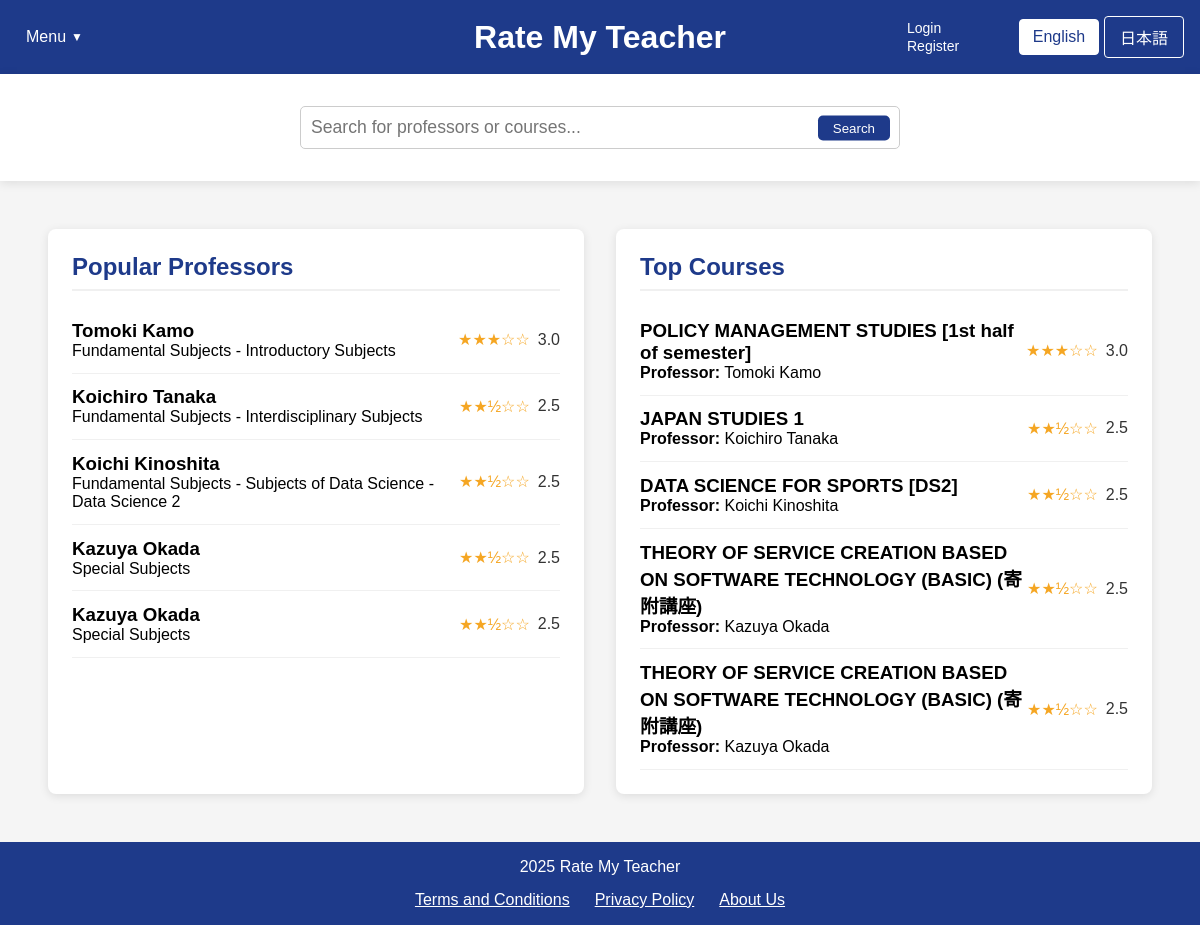
Page /home_dbutil.php on the earlier database version.
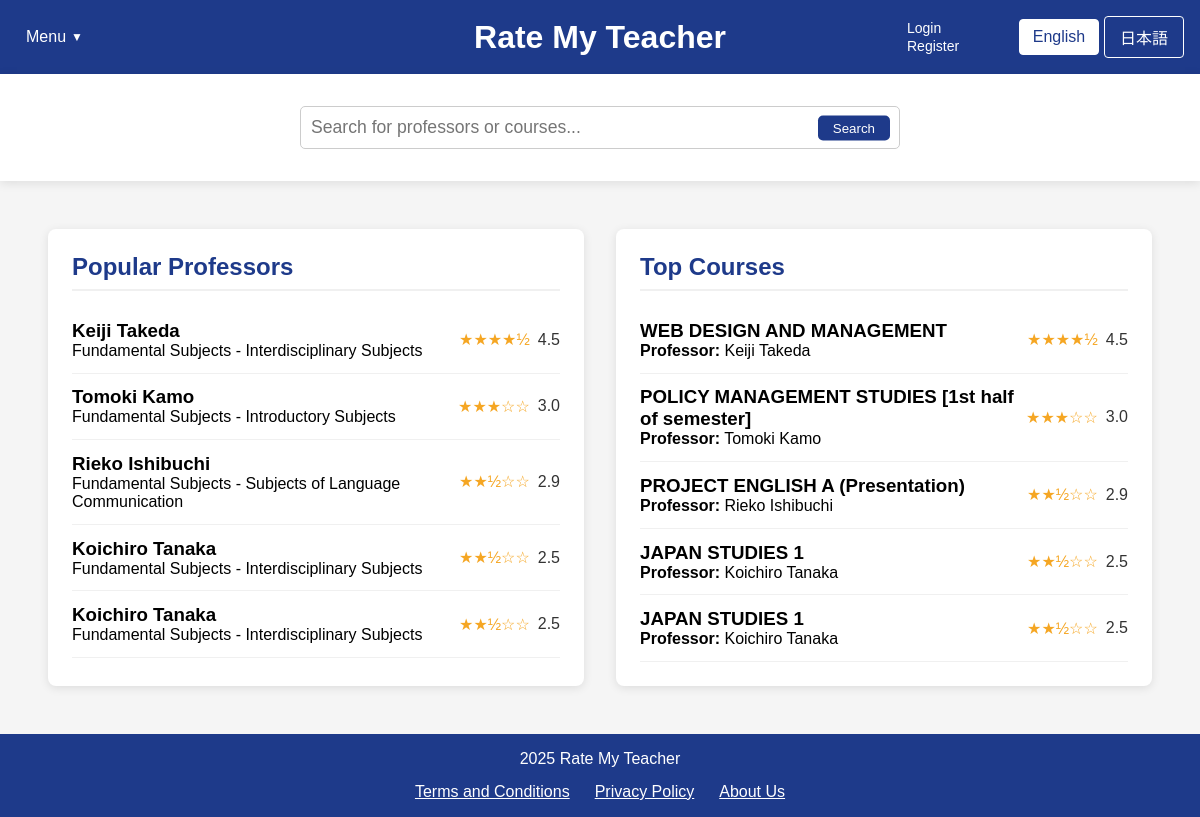
Same page on the later database version.
### tables this page shows
CREATE TABLE professors (
        id INTEGER PRIMARY KEY AUTOINCREMENT,
        name TEXT NOT NULL,
        department TEXT,
        bio TEXT,
        avg_content_quality REAL DEFAULT 0,
        avg_difficulty REAL DEFAULT 0,
        overall_rating REAL DEFAULT 0,
        review_count INTEGER DEFAULT 0
    );

CREATE TABLE courses (
        id INTEGER PRIMARY KEY AUTOINCREMENT,
        name TEXT NOT NULL,
        course_code TEXT,
        description TEXT,
        professor_id INTEGER,
        semester TEXT,
        avg_content_quality REAL DEFAULT 0,
        avg_difficulty REAL DEFAULT 0,
        overall_rating REAL DEFAULT 0,
        review_count INTEGER DEFAULT 0,
        FOREIGN KEY (professor_id) REFERENCES professors(id) ON DELETE SET NULL
    );

### home_dbutil.php (the view, shortened to what the changed rows need)
<?php
$isLoggedIn = isset($_SESSION["loggedin"]) && $_SESSION["loggedin"] === true;
require_once 'config.php';
function getTopProfessors($limit = 5) {
    global $conn;
    $professors = [];
    try {
        $ratingCount = 0;
        $ratingCheckResult = $conn->query("SELECT COUNT(*) as count FROM ratings");
        if ($ratingCheckResult) {
            $ratingCountRow = $ratingCheckResult->fetchArray(SQLITE3_ASSOC);
            $ratingCount = $ratingCountRow['count'];
        }
        if ($ratingCount > 0) {
            $hasProfRatingColumns = false;
            $columnsResult = $conn->query("PRAGMA table_info(professors)");
            while ($col = $columnsResult->fetchArray(SQLITE3_ASSOC)) {
                if ($col['name'] === 'avg_content_quality' || $col['name'] === 'overall_rating') {
                    $hasProfRatingColumns = true;
                    break;
                }
            }
            if ($hasProfRatingColumns) {
                $stmt = $conn->prepare("
                    SELECT id, name, department,
                           COALESCE(overall_rating, (avg_content_quality + avg_difficulty) / 2) as avg_rating,
                           COALESCE(avg_content_quality, 0) as avg_content_quality,
                           COALESCE(avg_difficulty, 0) as avg_difficulty,
                           COALESCE(review_count, 0) as review_count
                    FROM professors
                    WHERE COALESCE(review_count, 0) > 0
                    ORDER BY avg_rating DESC, review_count DESC
                    LIMIT :limit
                ");
            }
            $stmt->bindValue(':limit', $limit, SQLITE3_INTEGER);
            $result = $stmt->execute();
            while ($row = $result->fetchArray(SQLITE3_ASSOC)) {
                if (isset($row['avg_rating']) && $row['avg_rating'] !== null) {
                    $row['avg_rating'] = number_format((float)$row['avg_rating'], 1);
                } else {
                    $row['avg_rating'] = "N/A";
                }
                $professors[] = $row;
            }
        }
    } catch (Exception $e) {
        error_log("Error fetching top professors: " . $e->getMessage());
    }
    return $professors;
}
function getTopCourses($limit = 5) {
    global $conn;
    $courses = [];
    try {
        $ratingCount = 0;
        $ratingCheckResult = $conn->query("SELECT COUNT(*) as count FROM ratings");
        if ($ratingCheckResult) {
            $ratingCountRow = $ratingCheckResult->fetchArray(SQLITE3_ASSOC);
            $ratingCount = $ratingCountRow['count'];
        }
        if ($ratingCount > 0) {
            $hasCourseRatingColumns = false;
            $columnsResult = $conn->query("PRAGMA table_info(courses)");
            while ($col = $columnsResult->fetchArray(SQLITE3_ASSOC)) {
                if ($col['name'] === 'avg_content_quality') {
                    $hasCourseRatingColumns = true;
                    break;
                }
            }
            if ($hasCourseRatingColumns) {
                $stmt = $conn->prepare("
                    SELECT c.id, c.name as course_name, c.course_code,
                        COALESCE(c.avg_content_quality, 0) as avg_content_quality,
                        COALESCE(c.avg_difficulty, 0) as avg_difficulty,
                        (COALESCE(c.avg_content_quality, 0) + (5 - COALESCE(c.avg_difficulty, 0))) / 2 as avg_rating,
                        COALESCE(c.review_count, 0) as review_count,
                        p.name as professor_name
                    FROM courses c
                    LEFT JOIN professors p ON c.professor_id = p.id
                    WHERE COALESCE(c.review_count, 0) > 0
                    ORDER BY avg_rating DESC, review_count DESC
                    LIMIT :limit
                ");
            }
            $stmt->bindValue(':limit', $limit, SQLITE3_INTEGER);
            $result = $stmt->execute();
            while ($row = $result->fetchArray(SQLITE3_ASSOC)) {
                if (isset($row['avg_rating']) && $row['avg_rating'] !== null) {
                    $row['avg_rating'] = number_format((float)$row['avg_rating'], 1);
                } else {
                    $row['avg_rating'] = "N/A";
                }
                $courses[] = $row;
            }
        }
    } catch (Exception $e) {
        error_log("Error fetching top courses: " . $e->getMessage());
    }
    return $courses;
}
$topProfessors = getTopProfessors(5);
$topCourses = getTopCourses(5);
?>
<!DOCTYPE html>
<html lang="en">
<head>
    <link rel="stylesheet" href="css/style.css">
</head>
<body>
    <div class="container">
        <header>
                    <?php
                    $currentLang = isset($_COOKIE['language']) && $_COOKIE['language'] == 'ja' ? 'ja' : 'en';
                    ?>
            <div class="header-center">
                <div class="logo">
                    <h1><a href="home.php" style="color: white; text-decoration: none;"><?php echo $currentLang == 'ja' ? 'Rate My Teacher' : 'Rate My Teacher'; ?></a></h1>
                </div>
            </div>
        </header>
        <main style="flex: 1; display: flex; padding: 2rem;">
            <div id="popular-professors" class="content-box" style="flex: 1; background-color: white; margin: 1rem; padding: 1.5rem; border-radius: 8px; box-shadow: 0 2px 10px rgba(0,0,0,0.1);">
                <h2><?php echo $currentLang == 'ja' ? '人気の教授' : 'Popular Professors'; ?></h2>
                <div class="professor-list">
                    <?php foreach ($topProfessors as $professor): ?>
                    <a href="professor_page_template.php?name=<?php echo urlencode($professor['english_name']); ?>&lang=<?php echo $currentLang; ?>" style="text-decoration: none; color: inherit;">
                        <div class="professor-item" data-id="<?php echo $isLoggedIn ? $professor['id'] : 'login-required'; ?>">
                            <div>
                                <h3><?php echo htmlspecialchars($professor['name']); ?></h3>
                                <p><?php echo htmlspecialchars($professor['department'] ?? 'Unknown Department'); ?></p>
                            </div>
                            <div class="rating">
                                <?php
                                if ($professor['avg_rating'] !== 'N/A' && $professor['avg_rating'] > 0) {
                                    $fullStars = floor($professor['avg_rating']);
                                    $hasHalfStar = $professor['avg_rating'] - $fullStars >= 0.5;
                                    echo str_repeat('★', $fullStars);
                                    echo $hasHalfStar ? '½' : '';
                                    echo str_repeat('☆', 5 - $fullStars - ($hasHalfStar ? 1 : 0));
                                    echo ' <span>' . $professor['avg_rating'] . '</span>';
                                } else {
                                    echo '☆☆☆☆☆ <span>No ratings</span>';
                                }
                                ?>
                            </div>
                        </div>
                    </a>
                    <?php endforeach; ?>
                </div>
            </div>
            <div id="top-courses" class="content-box" style="flex: 1; background-color: white; margin: 1rem; padding: 1.5rem; border-radius: 8px; box-shadow: 0 2px 10px rgba(0,0,0,0.1);">
                <h2><?php echo $currentLang == 'ja' ? '人気のコース' : 'Top Courses'; ?></h2>
                <div class="course-list">
                    <?php foreach ($topCourses as $course): ?>
                    <a href="course.php?course=<?php echo urlencode($course['english_course_name']); ?>&professor=<?php echo urlencode($course['professor_name'] ?? ''); ?>&lang=<?php echo $currentLang;?>" style="text-decoration: none; color: inherit;">
                        <div class="course-item" data-id="<?php echo $isLoggedIn ? $course['id'] : 'login-required'; ?>">
                            <div>
                                <h3><?php echo htmlspecialchars($course['course_name'] ?? $course['name']); ?></h3>
                                <p><strong>Professor:</strong> <?php echo htmlspecialchars($course['professor_name'] ?? 'Unknown Professor'); ?></p>
                            </div>
                            <div class="rating">
                                <?php
                                if ($course['avg_rating'] !== 'N/A' && $course['avg_rating'] > 0) {
                                    $fullStars = floor($course['avg_rating']);
                                    $hasHalfStar = $course['avg_rating'] - $fullStars >= 0.5;
                                    echo str_repeat('★', $fullStars);
                                    echo $hasHalfStar ? '½' : '';
                                    echo str_repeat('☆', 5 - $fullStars - ($hasHalfStar ? 1 : 0));
                                    echo ' <span>' . $course['avg_rating'] . '</span>';
                                } else {
                                    echo '☆☆☆☆☆ <span>No ratings</span>';
                                }
                                ?>
                            </div>
                        </div>
                    </a>
                    <?php endforeach; ?>
                </div>
            </div>
        </main>
    </div>
</body>
</html>

Differences in the rows shown:
no longer on this page (row unchanged): professors: name "Koichi Kinoshita", department "Fundamental Subjects - Subjects of Data Science - Data Science 2", fullStars "★★", shows "½", hasHalfStar "☆☆", avg_rating "2.5"
no longer on this page (row unchanged): professors: name "Kazuya Okada", department "Special Subjects", fullStars "★★", shows "½", hasHalfStar "☆☆", avg_rating "2.5"
no longer on this page (row unchanged): courses: name "DATA SCIENCE FOR SPORTS [DS2]", professor.name "Koichi Kinoshita", fullStars "★★", shows "½", hasHalfStar "☆☆", avg_rating "2.5"
no longer on this page (row unchanged): courses: name "THEORY OF SERVICE CREATION BASED ON SOFTWARE TECHNOLOGY (BASIC) (寄附講座)", professor.name "Kazuya Okada", fullStars "★★", shows "½", hasHalfStar "☆☆", avg_rating "2.5"
now on this page (row edited): professors: name "Keiji Takeda", department "Fundamental Subjects - Interdisciplinary Subjects", fullStars "★★★★", shows "½", avg_rating "4.5"
now on this page (row edited): professors: name "Rieko Ishibuchi", department "Fundamental Subjects - Subjects of Language Communication", fullStars "★★", shows "½", hasHalfStar "☆☆", avg_rating "2.9"
now on one of the page's lists (row unchanged): professors: name "Koichiro Tanaka", department "Fundamental Subjects - Interdisciplinary Subjects"
now on this page (row edited): courses: name "WEB DESIGN AND MANAGEMENT", professor.name "Keiji Takeda", fullStars "★★★★", shows "½", avg_rating "4.5"
now on this page (row edited): courses: name "PROJECT ENGLISH A (Presentation)", professor.name "Rieko Ishibuchi", fullStars "★★", shows "½", hasHalfStar "☆☆", avg_rating "2.9"
now on one of the page's lists (row unchanged): courses: name "JAPAN STUDIES 1", professor.name "Koichiro Tanaka"
